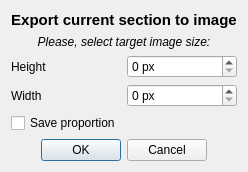
<?xml version="1.0" encoding="UTF-8"?>
<ui version="4.0">
 <class>ExportToImage</class>
 <widget class="QDialog" name="ExportToImage">
  <property name="geometry">
   <rect>
    <x>0</x>
    <y>0</y>
    <width>300</width>
    <height>156</height>
   </rect>
  </property>
  <property name="font">
   <font>
    <family>Liberation Sans</family>
   </font>
  </property>
  <property name="windowTitle">
   <string>Export to image</string>
  </property>
  <property name="windowIcon">
   <iconset resource="editor.qrc">
    <normaloff>:/images/mushroom16.png</normaloff>:/images/mushroom16.png</iconset>
  </property>
  <layout class="QGridLayout" name="gridLayout">
   <property name="sizeConstraint">
    <enum>QLayout::SetFixedSize</enum>
   </property>
   <item row="2" column="1">
    <widget class="QSpinBox" name="imgHeight">
     <property name="suffix">
      <string> px</string>
     </property>
     <property name="maximum">
      <number>999999999</number>
     </property>
    </widget>
   </item>
   <item row="1" column="0" colspan="2">
    <widget class="QLabel" name="label_4">
     <property name="font">
      <font>
       <italic>true</italic>
      </font>
     </property>
     <property name="text">
      <string>Please, select target image size:</string>
     </property>
     <property name="alignment">
      <set>Qt::AlignCenter</set>
     </property>
    </widget>
   </item>
   <item row="5" column="0" colspan="2">
    <widget class="QCheckBox" name="SaveProportion">
     <property name="text">
      <string>Save proportion</string>
     </property>
    </widget>
   </item>
   <item row="3" column="1">
    <widget class="QSpinBox" name="imgWidth">
     <property name="suffix">
      <string> px</string>
     </property>
     <property name="maximum">
      <number>999999999</number>
     </property>
    </widget>
   </item>
   <item row="3" column="0">
    <widget class="QLabel" name="label_3">
     <property name="text">
      <string>Width</string>
     </property>
    </widget>
   </item>
   <item row="0" column="0" colspan="2">
    <widget class="QLabel" name="label">
     <property name="sizePolicy">
      <sizepolicy hsizetype="Preferred" vsizetype="Preferred">
       <horstretch>0</horstretch>
       <verstretch>0</verstretch>
      </sizepolicy>
     </property>
     <property name="font">
      <font>
       <pointsize>11</pointsize>
       <weight>75</weight>
       <bold>true</bold>
      </font>
     </property>
     <property name="text">
      <string>Export current section to image</string>
     </property>
     <property name="alignment">
      <set>Qt::AlignCenter</set>
     </property>
    </widget>
   </item>
   <item row="2" column="0">
    <widget class="QLabel" name="label_2">
     <property name="text">
      <string>Height</string>
     </property>
    </widget>
   </item>
   <item row="6" column="0" colspan="2">
    <widget class="QDialogButtonBox" name="buttonBox">
     <property name="standardButtons">
      <set>QDialogButtonBox::Cancel|QDialogButtonBox::Ok</set>
     </property>
     <property name="centerButtons">
      <bool>true</bool>
     </property>
    </widget>
   </item>
  </layout>
 </widget>
 <resources>
  <include location="editor.qrc"/>
 </resources>
 <connections/>
</ui>
